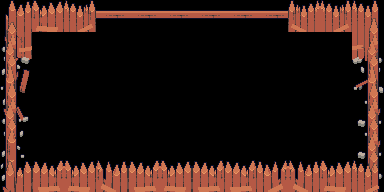

This game map was drawn from its Tiled (.tmx) file and the tilesets committed beside it. A one-line description and the full map source follow:
An orthogonal 12x6 tile map with 32x32 px tiles, 1 tile layer (Tile Layer 1).

<map version="1.10" tiledversion="1.11.0" orientation="orthogonal" renderorder="right-down" width="12" height="6" tilewidth="32" tileheight="32" infinite="0" nextlayerid="2" nextobjectid="1">
 <tileset firstgid="1" source="Borders.tsx" />
 <layer id="1" name="Tile Layer 1" width="12" height="6">
  <data encoding="csv">
1,2,4,20,20,20,20,20,20,2147483652,4,6,
9,0,0,0,0,0,0,0,0,0,0,14,
17,0,0,0,0,0,0,0,0,0,0,22,
25,0,0,0,0,0,0,0,0,0,0,30,
57,0,0,0,0,0,0,0,0,0,0,30,
33,2147483650,2,3,2147483650,2,2147483650,2147483650,2147483651,3,2,38
</data>
 </layer>
</map>
